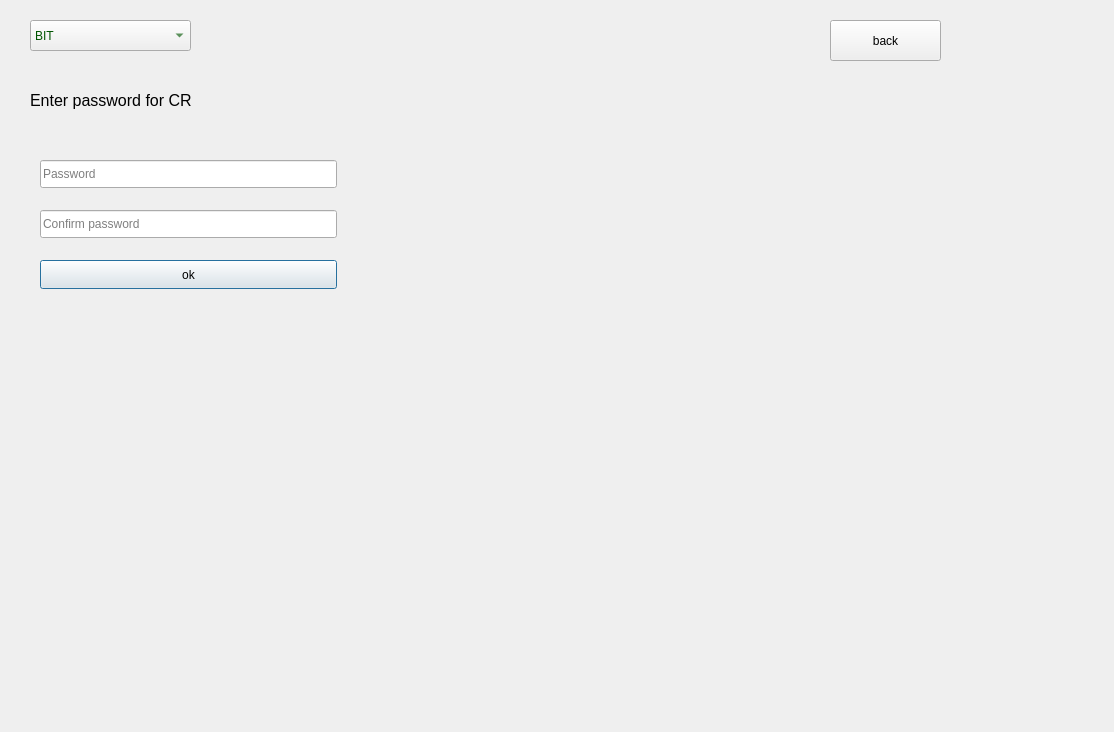
<?xml version="1.0" encoding="UTF-8"?>
<ui version="4.0">
 <class>selectcr</class>
 <widget class="QDialog" name="selectcr">
  <property name="geometry">
   <rect>
    <x>0</x>
    <y>0</y>
    <width>1114</width>
    <height>732</height>
   </rect>
  </property>
  <property name="windowTitle">
   <string>Dialog</string>
  </property>
  <widget class="QComboBox" name="comboBoxSelect">
   <property name="geometry">
    <rect>
     <x>30</x>
     <y>20</y>
     <width>161</width>
     <height>31</height>
    </rect>
   </property>
   <property name="styleSheet">
    <string notr="true">font: 700 14pt &quot;Arial&quot;;
color: rgb(0, 85, 0);</string>
   </property>
   <item>
    <property name="text">
     <string>BIT</string>
    </property>
   </item>
   <item>
    <property name="text">
     <string>CEI_I</string>
    </property>
   </item>
   <item>
    <property name="text">
     <string>CEI_II</string>
    </property>
   </item>
   <item>
    <property name="text">
     <string>CEII_I</string>
    </property>
   </item>
   <item>
    <property name="text">
     <string>CEII_II</string>
    </property>
   </item>
   <item>
    <property name="text">
     <string>CEIII_I</string>
    </property>
   </item>
   <item>
    <property name="text">
     <string>CEIII_II</string>
    </property>
   </item>
   <item>
    <property name="text">
     <string>CEIV_I</string>
    </property>
   </item>
  </widget>
  <widget class="QLineEdit" name="lineEditPassword">
   <property name="geometry">
    <rect>
     <x>40</x>
     <y>160</y>
     <width>297</width>
     <height>28</height>
    </rect>
   </property>
   <property name="text">
    <string/>
   </property>
   <property name="echoMode">
    <enum>QLineEdit::EchoMode::Password</enum>
   </property>
   <property name="placeholderText">
    <string>Password</string>
   </property>
  </widget>
  <widget class="QLineEdit" name="lineEditConfirmpassword">
   <property name="geometry">
    <rect>
     <x>40</x>
     <y>210</y>
     <width>297</width>
     <height>28</height>
    </rect>
   </property>
   <property name="echoMode">
    <enum>QLineEdit::EchoMode::Password</enum>
   </property>
   <property name="placeholderText">
    <string>Confirm password</string>
   </property>
  </widget>
  <widget class="QPushButton" name="pushButtonSignUp">
   <property name="geometry">
    <rect>
     <x>40</x>
     <y>260</y>
     <width>297</width>
     <height>29</height>
    </rect>
   </property>
   <property name="text">
    <string>ok</string>
   </property>
  </widget>
  <widget class="QLabel" name="label_2">
   <property name="geometry">
    <rect>
     <x>30</x>
     <y>60</y>
     <width>281</width>
     <height>81</height>
    </rect>
   </property>
   <property name="whatsThis">
    <string>&lt;html&gt;&lt;head/&gt;&lt;body&gt;&lt;p&gt;&lt;br/&gt;&lt;/p&gt;&lt;/body&gt;&lt;/html&gt;</string>
   </property>
   <property name="styleSheet">
    <string notr="true">font: 700 9pt &quot;Arial&quot;;
color: rgb(0, 0, 0);</string>
   </property>
   <property name="text">
    <string>&lt;html&gt;&lt;head/&gt;&lt;body&gt;&lt;p&gt;&lt;span style=&quot; font-size:12pt;&quot;&gt;Enter password for CR&lt;/span&gt;&lt;/p&gt;&lt;/body&gt;&lt;/html&gt;</string>
   </property>
  </widget>
  <widget class="QPushButton" name="pushButton">
   <property name="geometry">
    <rect>
     <x>830</x>
     <y>20</y>
     <width>111</width>
     <height>41</height>
    </rect>
   </property>
   <property name="text">
    <string>back</string>
   </property>
  </widget>
 </widget>
 <resources/>
 <connections/>
</ui>
